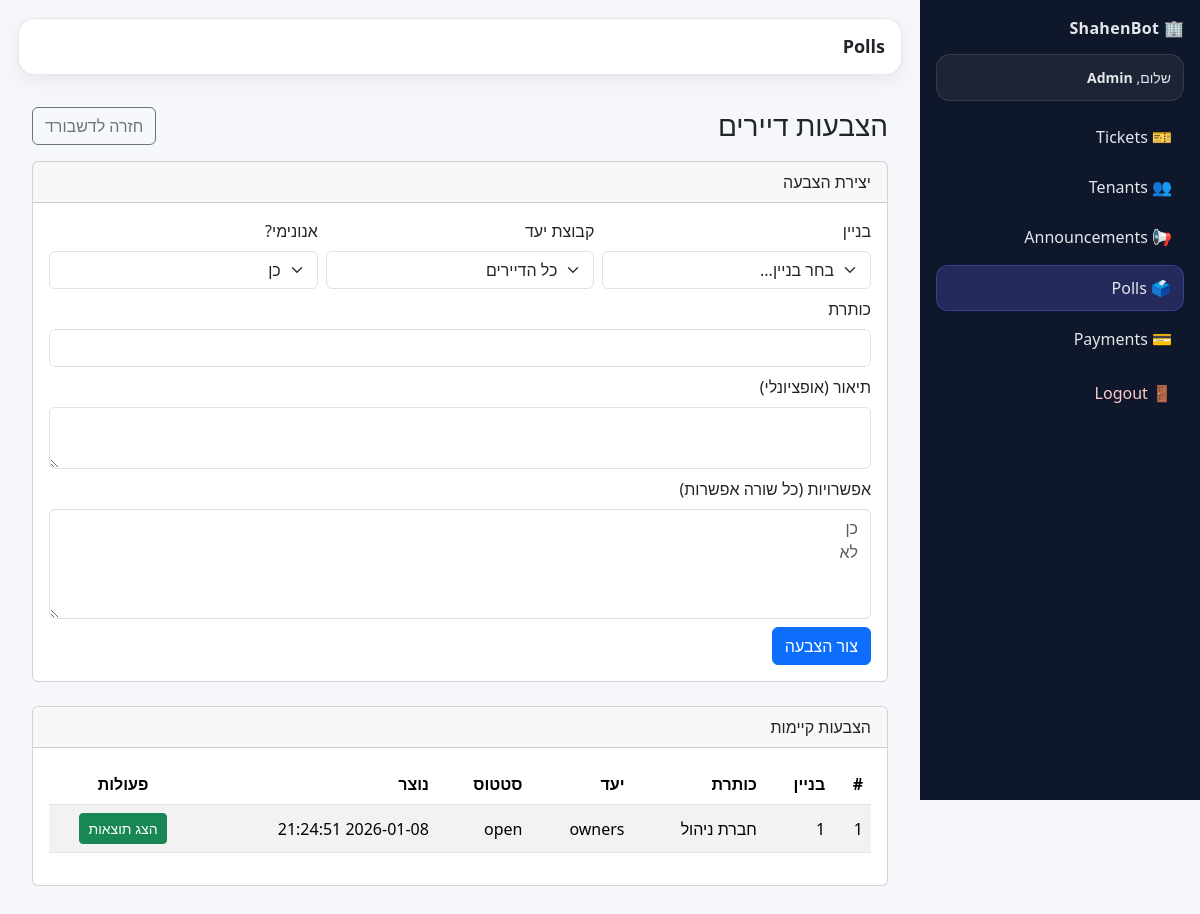
The page /admin/polls (signed in) on the database its author committed.
### tables this page shows
CREATE TABLE staff_users (
            id INTEGER PRIMARY KEY AUTOINCREMENT,
            username TEXT NOT NULL UNIQUE,
            password_hash TEXT NOT NULL,
            role TEXT NOT NULL,          -- 'super_admin' | 'building_admin'
            building_id INTEGER,         -- NULL for super_admin
            created_at TEXT, email TEXT, telegram_user_id TEXT,
            FOREIGN KEY(building_id) REFERENCES buildings(id)
        );

CREATE TABLE polls (
        id INTEGER PRIMARY KEY AUTOINCREMENT,
        building_id INTEGER NOT NULL,
        title TEXT NOT NULL,
        description TEXT,
        target_group TEXT NOT NULL DEFAULT 'all',  -- all/owners/renters
        is_anonymous INTEGER NOT NULL DEFAULT 1,   -- 1/0
        status TEXT NOT NULL DEFAULT 'open',       -- open/closed
        closes_at TEXT,                            -- ISO datetime optional
        created_at TEXT NOT NULL DEFAULT (datetime('now'))
        , closed_at TEXT, sent_at TEXT);

### app.py (the view)
@app.get("/admin/polls")
@admin_required
def admin_polls():
    staff, role, building_id_scope = get_staff_scope()
    buildings = get_buildings_db() if role == "super_admin" else []
    polls = list_polls_db(building_id_scope, status=None)
    return render_template("admin_polls.html", staff=staff, role=role, buildings=buildings, building_id=building_id_scope, polls=polls)

### app.py (called while the page is built)
def get_staff_scope():
    staff_user_id = session.get("staff_user_id")
    if not staff_user_id:
        return None, None, None
    staff = get_staff_user_by_id_db(int(staff_user_id))
    if not staff:
        return None, None, None
    role = staff.get("role")
    if role == "super_admin":
        bid = request.args.get("building_id", type=int)
        return staff, role, bid  # None => all buildings
    elif role == "building_admin":
        bid = staff.get("building_id")
        return staff, role, int(bid) if bid else None
    return staff, role, None

def admin_required(view):
    @wraps(view)
    def wrapped(*args, **kwargs):
        staff, role, bid = get_staff_scope()
        if not staff:
            return redirect(url_for("login"))
        return view(*args, **kwargs)
    return wrapped

@app.context_processor
def inject_current_user():
    tenant_user = None
    tenant_id = session.get("tenant_id")
    if tenant_id:
        tenant_user = get_tenant_by_id_db(int(tenant_id))
    return dict(current_tenant=tenant_user)

### shahenbot_db.py (called while the page is built)
def get_connection():
    conn = sqlite3.connect(DB_PATH)
    conn.row_factory = sqlite3.Row
    return conn

def get_buildings_db():
    conn = get_connection()
    cur = conn.cursor()
    cur.execute("SELECT id, city, street, number, name FROM buildings ORDER BY city, street, number")
    rows = cur.fetchall()
    conn.close()
    return [
        {"id": r[0], "city": r[1], "street": r[2], "number": r[3], "name": r[4]}
        for r in rows
    ]

def get_staff_user_by_id_db(staff_user_id: int) -> dict | None:
    conn = get_connection()
    cur = conn.cursor()
    cur.execute(
        """
        SELECT id, username, role, building_id, created_at
        FROM staff_users
        WHERE id=?
        """,
        (staff_user_id,),
    )
    r = cur.fetchone()
    conn.close()
    if not r:
        return None
    return {
        "id": r[0],
        "username": r[1],
        "role": r[2],
        "building_id": r[3],
        "created_at": r[4],
    }

### templates/admin_polls.html (shortened to what this page needs)
{% extends "admin_base.html" %}
{% block page_title %}Polls{% endblock %}
{% block content %}
<div class="container py-3">
  <div class="d-flex align-items-center justify-content-between mb-3">
    <h3 class="m-0">הצבעות דיירים</h3>
    <a class="btn btn-outline-secondary" href="{{ url_for('admin_dashboard') }}">חזרה לדשבורד</a>
  </div>
  <div class="card mb-4">
    <div class="card-header">יצירת הצבעה</div>
    <div class="card-body">
      <form method="post" action="/admin/polls/create" class="row g-2">
        {% if role == "super_admin" %}
        <div class="col-md-4">
          <label class="form-label">בניין</label>
          <select name="building_id" class="form-select" required>
            <option value="">בחר בניין...</option>
          </select>
        </div>
        {% else %}
          <input type="hidden" name="building_id" value="{{building_id}}">
        {% endif %}
        <div class="col-md-4">
          <label class="form-label">קבוצת יעד</label>
          <select name="target_group" class="form-select">
            <option value="all">כל הדיירים</option>
          </select>
        </div>
        <div class="col-md-4">
          <label class="form-label">אנונימי?</label>
          <select name="is_anonymous" class="form-select">
            <option value="1" selected>כן</option>
          </select>
        </div>
        <div class="col-md-12">
          <label class="form-label">כותרת</label>
          <input class="form-control" name="title" maxlength="120" required>
        </div>
        <div class="col-md-12">
          <label class="form-label">תיאור (אופציונלי)</label>
          <textarea class="form-control" name="description" rows="2"></textarea>
        </div>
        <div class="col-md-12">
          <label class="form-label">אפשרויות (כל שורה אפשרות)</label>
          <textarea class="form-control" name="options" rows="4" placeholder="כן&#10;לא" required></textarea>
        </div>
        <div class="col-12">
          <button class="btn btn-primary">צור הצבעה</button>
        </div>
      </form>
    </div>
  </div>
  <div class="card">
    <div class="card-header">הצבעות קיימות</div>
    <div class="card-body">
      {% if not polls %}
        <div class="alert alert-info m-0">אין הצבעות עדיין.</div>
      {% else %}
      <div class="table-responsive">
        <table class="table table-striped align-middle">
          <thead>
            <tr>
              <th>#</th>
              <th>בניין</th>
              <th>כותרת</th>
              <th>יעד</th>
              <th>סטטוס</th>
              <th>נוצר</th>
              <th class="text-center">פעולות</th>
            </tr>
          </thead>
          <tbody>
            {% for p in polls %}
            <tr>
              <td>{{p.id}}</td>
              <td>{{p.building_id}}</td>
              <td>{{p.title}}</td>
              <td>{{p.target_group}}</td>
              <td>{{p.status}}</td>
              <td>{{p.created_at}}</td>
                <td class="text-center">
                {% if not p.sent_at %}
                    <form method="post" action="{{ url_for('admin_polls_send', poll_id=p.id) }}" style="display:inline">
                    <button class="btn btn-sm btn-outline-primary">
                        שלח לדיירים
                    </button>
                    </form>
                {% else %}
                    <a class="btn btn-sm btn-success"
                    href="{{ url_for('admin_poll_results', poll_id=p.id) }}">
                    הצג תוצאות
                    </a>
                {% endif %}
                </td>
            </tr>
            {% endfor %}
          </tbody>
        </table>
      </div>
      {% endif %}
    </div>
  </div>
</div>
{% endblock %}

### templates/admin_base.html (shortened to what this page needs)
<!doctype html>
<html lang="he" dir="rtl">
<head>
  <link href="https://cdn.jsdelivr.net/npm/bootstrap@5.3.3/dist/css/bootstrap.min.css" rel="stylesheet">
</head>
<body>
<div class="sb-layout">
  <aside class="sb-sidebar">
    <div class="sb-brand">🏢 ShahenBot</div>
    <div class="sb-userbox">
      <div class="sb-hello">שלום, <b>{{ current_user.username if current_user else "Admin" }}</b></div>
    </div>
    <nav class="sb-nav">
      <a class="sb-link {% if request.endpoint=='admin_dashboard' %}active{% endif %}"
         href="{{ url_for('admin_dashboard') }}">🎫 Tickets</a>
      <a class="sb-link {% if request.endpoint=='admin_tenants' %}active{% endif %}"
         href="{{ url_for('admin_tenants') }}">👥 Tenants</a>
      <a class="sb-link {% if request.endpoint=='admin_announcements' %}active{% endif %}"
         href="{{ url_for('admin_announcements') }}">📢 Announcements</a>
      <a class="sb-link {% if request.endpoint in ['admin_polls','admin_poll_results'] %}active{% endif %}"
         href="{{ url_for('admin_polls') }}">🗳️ Polls</a>
      <a class="sb-link {% if request.endpoint.startswith('admin_payments') %}active{% endif %}"
         href="{{ url_for('admin_payments') }}">💳 Payments</a>
    </nav>
    <div class="sb-footer">
      <a class="sb-link danger" href="{{ url_for('logout') }}">🚪 Logout</a>
    </div>
  </aside>
  <main class="sb-main">
    <div class="sb-topbar">
      <div class="sb-page-title">{% block page_title %}{% endblock %}</div>
    </div>
    <div class="sb-content">
      {% block content %}{% endblock %}
    </div>
  </main>
</div>
</body>
</html>

### templates/admin_base.html (style rules this page uses)
body { background:#f5f7fb; }
.sb-layout { display:flex; min-height:100vh; }
.sb-sidebar { width:280px; flex:0 0 280px; background:#0f172a; color:#e5e7eb; padding:16px; position:sticky; top:0; height:100vh; }
.sb-brand { font-weight:800; letter-spacing:.3px; margin-bottom:14px; }
.sb-userbox { background:rgba(255,255,255,.06); border:1px solid rgba(255,255,255,.10); border-radius:14px; padding:12px; margin-bottom:14px; }
.sb-hello { font-size:14px; }
.sb-nav { display:flex; flex-direction:column; gap:6px; margin-top:10px; }
.sb-link { display:block; text-decoration:none; color:#e5e7eb; padding:10px 12px; border-radius:12px; }
.sb-link.active { background:rgba(99,102,241,.25); border:1px solid rgba(99,102,241,.35); }
.sb-footer { margin-top:auto; padding-top:10px; }
.sb-link.danger { color:#fecaca; }
.sb-main { flex:1; padding:18px; }
.sb-topbar { background:#ffffff; border:1px solid rgba(15,23,42,.10); border-radius:16px; padding:14px 16px; display:flex; align-items:center; justify-content:space-between; box-shadow:0 6px 18px rgba(15,23,42,.06); margin-bottom:14px; }
.sb-page-title { font-size:18px; font-weight:800; }
.sb-content { padding:2px; }

### rows shown on the page
staff_users: username "Admin"
polls: id "1", building_id "1", title "חברת ניהול", target_group "owners", status "open", created_at "2026-01-08 21:24:51"
